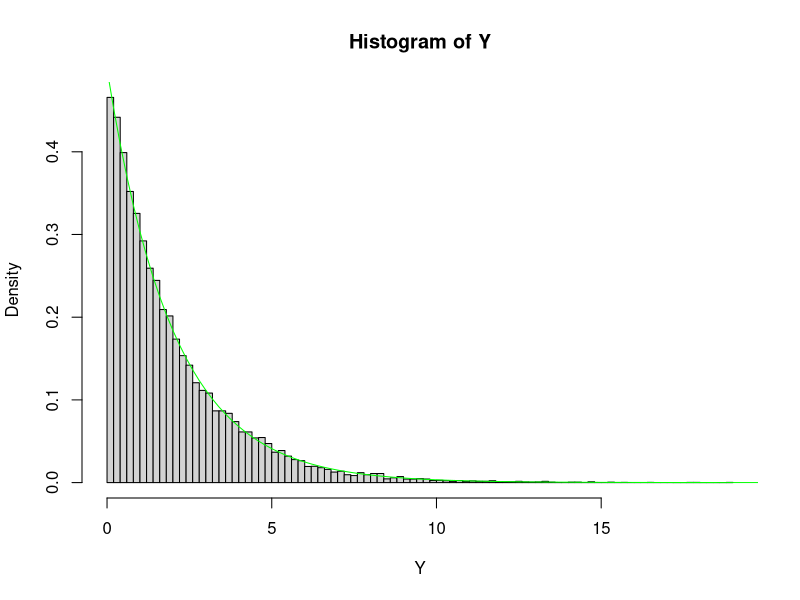
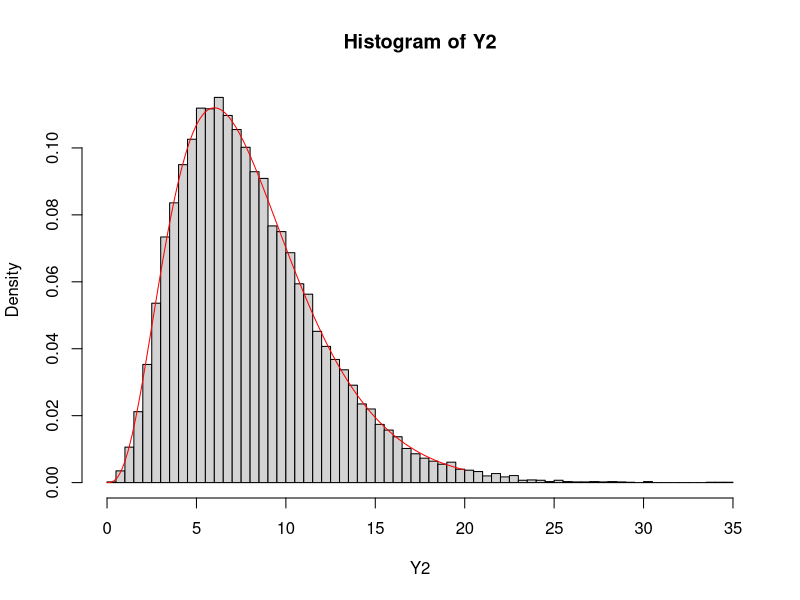
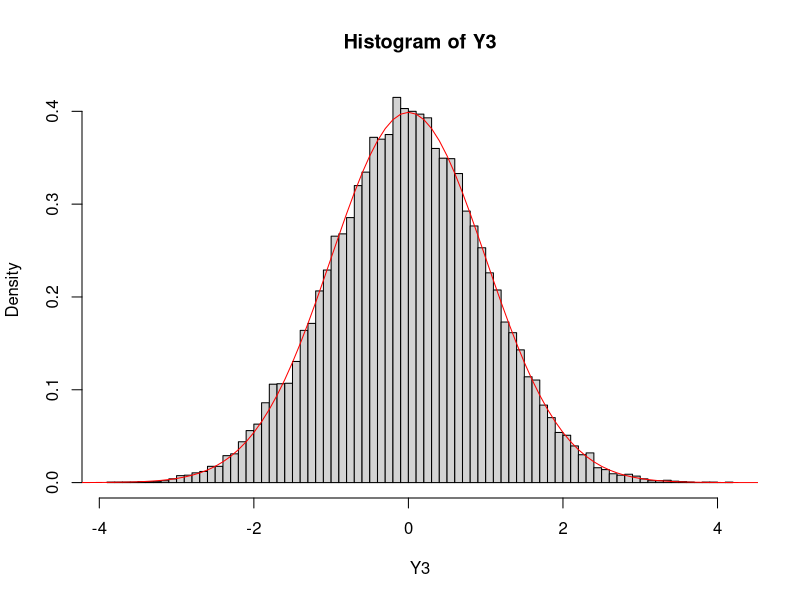

Write R code to recreate these figures, in order.
#Author: Ravi Kumar

#Generation of random sample:

#Direct methods:
#refer page 247 of the book casella and berger , section 5.6.1

#the samples are generated in Y,Y2,Y3
# mean can be printed by typing mean_Y,mean_Y2,mean_Y3
#variance can be printed by typing var_Y,var_Y2,var_Y3
#where Y=Exponential (lambda=2); Y2= gamma(alpha =4, beta=2); Y3= Normal(0,1)


#generation of uniform random variables:
#https://stat.ethz.ch/R-manual/R-devel/library/stats/html/Uniform.html
no_of_samples=20000;
lambda=2;
vec = runif(no_of_samples);

Y=NULL;
#==============================================================
#for Exponential distribution with lambda=2
# the distribution has been taken as: f(x)=(1/lambda)*exp(-x/lambda) with mean =2 and var=4
Y=-(lambda)*log(1-vec);

#to verify if our algorithm is correct for generating exponential RV ,
#we calculate mean and varaince first

mean_Y=sum(Y)/no_of_samples;

dummy_var1=0;
for (i in 1:no_of_samples)
  dummy_var1=dummy_var1+(Y[i]-mean_Y)^2;

var_Y= dummy_var1/(no_of_samples-1);

hist(Y,breaks=80,prob=TRUE)
curve((1/lambda)*exp(-x/lambda), 0, 20,add=TRUE,col="green")

#tips on graph plotting in R: see help in graph text


#================================================================
# for gamma distribution with even no of degree of freedom
#gamma(alpha,beta)

vec1 = runif(no_of_samples);
vec2 = runif(no_of_samples);
vec3 = runif(no_of_samples);
alpha= 4;beta=2;

Y2 <- -(beta)*(log(vec*vec1*vec2*vec3));
mean_Y2=sum(Y2)/no_of_samples;
  
dummy_var2=0;
for (i in 1:no_of_samples)
  dummy_var2=dummy_var2+(Y2[i]-mean_Y2)^2;

var_Y2= dummy_var2/(no_of_samples-1);

hist(Y2,breaks=80,prob=TRUE)
curve((x^(alpha-1))*exp(-x/beta)/(factorial(alpha-1)*(beta^alpha)), 0, 20,add=TRUE,col="red")

#===============================================================
# BOX MUELLER algorithm for samples from normal distribution
# X and Y are N(0,1)

R=sqrt(-2*log(vec));
theta= 2*pi*vec2;
X3= R * cos(theta);
Y3= R* sin(theta);

mean_Y3=sum(Y3)/no_of_samples;

dummy_var3=0;
for (i in 1:no_of_samples)
  dummy_var3=dummy_var3+(Y3[i]-mean_Y3)^2;

var_Y3= dummy_var3/(no_of_samples-1);

hist(Y3,breaks=80,prob=TRUE)
curve(exp(-(x^2)/2)/sqrt(2*pi), -5, 5,add=TRUE,col="red")

# some more hints:
#For Histogram in R(varying the number of bins, density etc.)
#see link:
#http://www.r-bloggers.com/basics-of-histograms/
  
